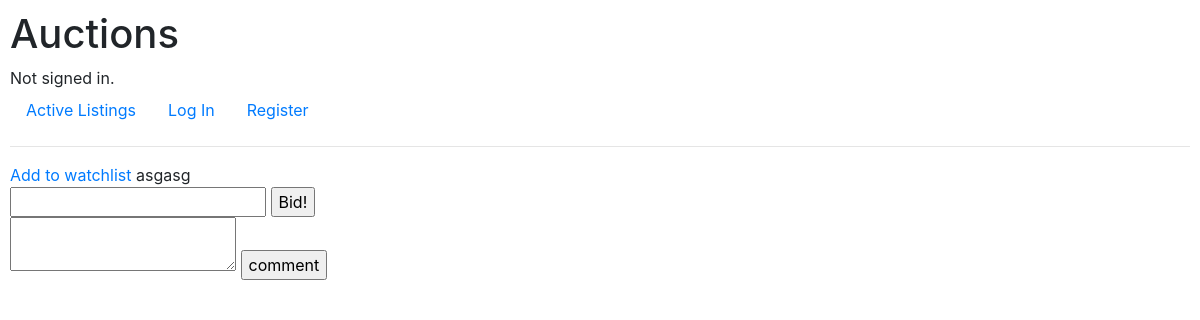
The app's page /asgasg/listings, older data.
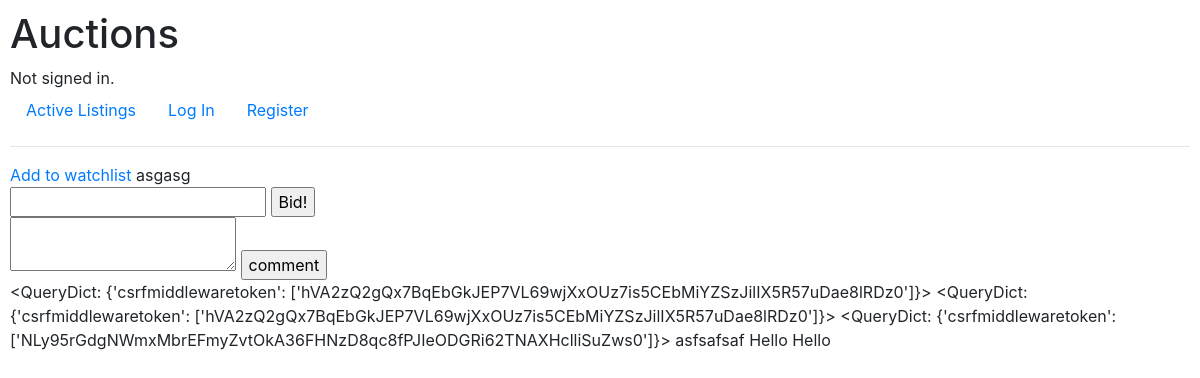
The same page, newer data.
### auctions/models.py (models this page shows)
class Comments(models.Model):
    comment = models.TextField(max_length=600)
    listing = models.ForeignKey(Listings, on_delete=models.CASCADE)
    commenter = models.ForeignKey(User, on_delete=models.CASCADE)

### auctions/views.py (the view, shortened to what this page needs)
# urls.py: path("<str:listing>/listings", views.current_listing, name="clisting"),
def current_listing(request, listing):
    if request.method == "GET":
        cur = Listings.objects.filter(title=listing)
        cur_comments = Comments.objects.select_related('listing').filter(listing_id=cur[0].id)
        cur_user = str(cur[0].owner_id)
        watchlist = cur[0].watchlist.all()
        if request.user in watchlist:
            in_watchlist = True
        else:
            in_watchlist = False
        print(in_watchlist)
        return render(request, "auctions/listing.html", {
            "cur":cur[0],
            "cur_comments":cur_comments,
            "cur_user": cur_user,
            "in_watchlist": in_watchlist
        })

### auctions/templates/auctions/listing.html (shortened to what this page needs)
{% extends "auctions/layout.html" %}
{% block body %}
    {% if in_watchlist %}
    <a href="{% url 'remWatchlist' cur.id %}">Remove from watchlist</a>
    {% else %}
    <a href="{% url 'addWatchlist' cur.id %}">Add to watchlist</a>
    {% endif %}
    {{ cur.title }}
    <form action="{% url 'clisting' cur.title %}" method="post">
        <input name="bid" type="number">
        <input type="submit" value="Bid!">
    </form>
    <form action="{% url 'clisting' cur.title %}" method="post">
        <textarea name="comment" ></textarea>
        <input type="submit" value="comment">
    </form>
    {% for comments in cur_comments %}
        {{ comments.comment }}
    {% endfor %}
{% endblock %}

Row changes from the older to the newer data that the page shows:
added Comments: comment "<QueryDict: {'csrfmiddlewaretoken': ['hVA2zQ2gQx7BqEbGkJEP7VL69wjXxOUz7is5CEbMiYZSzJilIX5R57uDae8lRDz0']}>"
added Comments: comment "<QueryDict: {'csrfmiddlewaretoken': ['hVA2zQ2gQx7BqEbGkJEP7VL69wjXxOUz7is5CEbMiYZSzJilIX5R57uDae8lRDz0']}>"
added Comments: comment "<QueryDict: {'csrfmiddlewaretoken': ['NLy95rGdgNWmxMbrEFmyZvtOkA36FHNzD8qc8fPJIeODGRi62TNAXHclliSuZws0']}>"
added Comments: comment "asfsafsaf"
added Comments: comment "Hello"
added Comments: comment "Hello"
